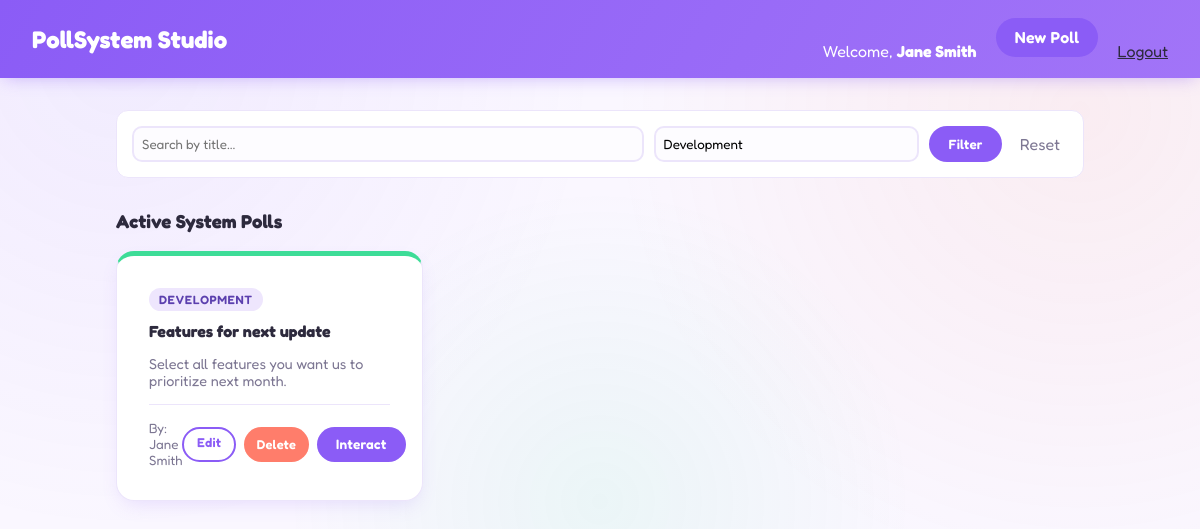
The app's page /dashboard.php?category=Development (signed in) with its own data.
### tables this page shows
CREATE TABLE `polls` (
  `id` int(11) NOT NULL,
  `user_id` int(11) NOT NULL,
  `title` varchar(255) NOT NULL,
  `description` text DEFAULT NULL,
  `category` varchar(50) NOT NULL,
  `question_type` enum('single','multiple','rating') NOT NULL,
  `expiry_date` datetime NOT NULL,
  `created_at` timestamp NOT NULL DEFAULT current_timestamp()
);

CREATE TABLE `users` (
  `id` int(11) NOT NULL,
  `name` varchar(100) NOT NULL,
  `email` varchar(150) NOT NULL,
  `password_hash` varchar(255) NOT NULL,
  `role` enum('user','admin') DEFAULT 'user',
  `created_at` timestamp NOT NULL DEFAULT current_timestamp()
);

### dashboard.php (the view, shortened to what this page needs)
<?php
require_once 'config/database.php';
$search = trim($_GET['search'] ?? '');
$category = trim($_GET['category'] ?? '');
$query = "SELECT p.*, u.name as creator FROM polls p JOIN users u ON p.user_id = u.id WHERE 1=1";
$params = [];
if ($category !== '') {
    $query .= " AND p.category = ?";
    $params[] = $category;
}
$query .= " ORDER BY p.created_at DESC";
$stmt = $pdo->prepare($query);
$stmt->execute($params);
$polls = $stmt->fetchAll();
$currentUserId = $_SESSION['user_id'];
?>
<!DOCTYPE html>
<html lang="en">
<head>
    <link rel="stylesheet" href="assets/css/style.css">
</head>
<body>
    <nav class="navbar">
        <h2>PollSystem Studio</h2>
        <div>
            <span>Welcome, <strong><?= htmlspecialchars($_SESSION['user_name'] ?? 'User') ?></strong></span>
            <a href="create-poll.html" style="margin-left: 15px;" class="btn">New Poll</a>
            <a href="api/logout.php" style="margin-left: 15px; color: var(--text-main);">Logout</a>
        </div>
    </nav>
    <div class="container">
        <form method="GET" style="display: flex; gap: 10px; margin-bottom: 2rem; background: white; padding: 15px; border-radius: 12px; border: 1px solid var(--border-color);">
            <input type="text" name="search" placeholder="Search by title..." value="<?= htmlspecialchars($search) ?>" style="flex: 2; padding: 8px;">
            <input type="text" name="category" placeholder="Category..." value="<?= htmlspecialchars($category) ?>" style="flex: 1; padding: 8px;">
            <button type="submit" class="btn">Filter</button>
            <a href="dashboard.php" style="padding: 8px; text-decoration: none;" class="text-muted">Reset</a>
        </form>
        <h3>Active System Polls</h3>
        <div class="grid">
            <?php foreach ($polls as $poll): ?>
                <div class="card">
                    <span class="badge"><?= htmlspecialchars($poll['category']) ?></span>
                    <h4 style="margin: 10px 0 5px 0;"><?= htmlspecialchars($poll['title']) ?></h4>
                    <p class="text-muted" style="font-size: 0.9rem;"><?= htmlspecialchars($poll['description']) ?></p>
                    <hr style="border: 0; border-top: 1px solid var(--border-color); margin: 15px 0;">
                    <div style="display:flex; justify-content: space-between; align-items: center;">
                        <small class="text-muted">By: <?= htmlspecialchars($poll['creator']) ?></small>
                        <div class="owner-actions">
                            <?php if ((int)$poll['user_id'] === (int)$currentUserId || (isset($_SESSION['role']) && $_SESSION['role'] === 'admin')): ?>
                                <a href="edit-poll.php?id=<?= $poll['id'] ?>" class="btn btn-outline" style="font-size: 0.8rem; padding: 0.4rem 0.8rem;">Edit</a>
                                <button type="button" onclick="deletePoll(<?= $poll['id'] ?>, 'dashboard.php')" class="btn btn-danger" style="font-size: 0.8rem; padding: 0.4rem 0.8rem;">Delete</button>
                            <?php endif; ?>
                            <a href="view-poll.php?id=<?= $poll['id'] ?>" class="btn" style="font-size: 0.85rem;">Interact</a>
                        </div>
                    </div>
                </div>
            <?php endforeach; ?>
        </div>
    </div>
</body>
</html>

### assets/css/style.css (style rules this page uses)
:root { --bg-primary: #faf7ff; --card-bg: #ffffff; --text-main: #2d2a3d; --accent: #8b5cf6; --accent-hover: #7c3aed; --coral: #ff7d6b; --mint: #3ddc97; --sunny: #ffc857; --border-color: #ece5fb; }
* { box-sizing: border-box; }
body { font-family: 'Fredoka', 'Segoe UI', system-ui, -apple-system, sans-serif; background-color: var(--bg-primary); background-image: radial-gradient(circle at 10% 10%, rgba(139,92,246,0.08), transparent 40%), radial-gradient(circle at 90% 20%, rgba(255,125,107,0.09), transparent 40%), radial-gradient(circle at 50% 90%, rgba(61,220,151,0.08), transparent 40%); color: var(--text-main); margin: 0; padding: 0; animation: pageFadeIn 0.5s ease both; }
.navbar { background: linear-gradient(120deg, var(--accent), #a679f8 60%, var(--coral)); background-size: 200% 200%; animation: navGradientShift 8s ease infinite; color: white; padding: 1.1rem 2rem; display: flex; justify-content: space-between; align-items: center; box-shadow: 0 4px 16px -4px rgba(139,92,246,0.4); }
.navbar h2 { margin: 0; }
.navbar a { color: white; }
.container { max-width: 1000px; margin: 2rem auto; padding: 0 1rem; }
.card { background: var(--card-bg); border-radius: 18px; border: 1px solid var(--border-color); padding: 2rem; box-shadow: 0 8px 20px -6px rgba(139,92,246,0.18); margin-bottom: 1.5rem; border-top: 5px solid var(--mint); transition: transform 0.25s ease, box-shadow 0.25s ease, border-top-color 0.25s ease; animation: fadeInUp 0.5s ease both; }
.grid .card:nth-child(3n+1) { border-top-color: var(--mint); animation-delay: 0.05s; }
.grid { display: grid; grid-template-columns: repeat(auto-fill, minmax(300px, 1fr)); gap: 1.5rem; }
.btn { position: relative; overflow: hidden; background-color: var(--accent); color: white; padding: 0.6rem 1.2rem; border-radius: 999px; text-decoration: none; border: none; cursor: pointer; font-family: inherit; font-weight: 600; letter-spacing: 0.2px; transition: background-color 0.2s ease, box-shadow 0.2s ease, transform 0.15s ease; display: inline-block; }
.btn::after { content: ""; position: absolute; top: 0; left: -75%; width: 50%; height: 100%; background: linear-gradient(120deg, transparent, rgba(255,255,255,0.35), transparent); transform: skewX(-20deg); transition: left 0.5s ease; }
.badge { display: inline-block; font-size: 0.75rem; text-transform: uppercase; letter-spacing: 0.05em; background: #eee6fd; color: #5b3fae; padding: 4px 10px; border-radius: 999px; font-weight: 600; animation: popIn 0.4s ease both; }
.btn-danger { background-color: var(--coral); }
.btn-outline { background: transparent; color: var(--accent); border: 2px solid var(--accent); padding: 0.5rem 1.1rem; box-shadow: none; }
.text-muted { color: #7d7793; }
.owner-actions { display: flex; gap: 8px; }
input[type="text"], input[type="email"], input[type="password"], input[type="datetime-local"], textarea, select { font-family: inherit; border: 2px solid var(--border-color); border-radius: 10px; transition: border-color 0.2s ease, box-shadow 0.2s ease; background: #fdfcff; }

### records on screen
polls: category "DEVELOPMENT", title "Features for next update", description "Select all features you want us to prioritize next month.", user.name "Jane Smith"

### other values on screen
$_SESSION['user_name'] "Jane Smith"
